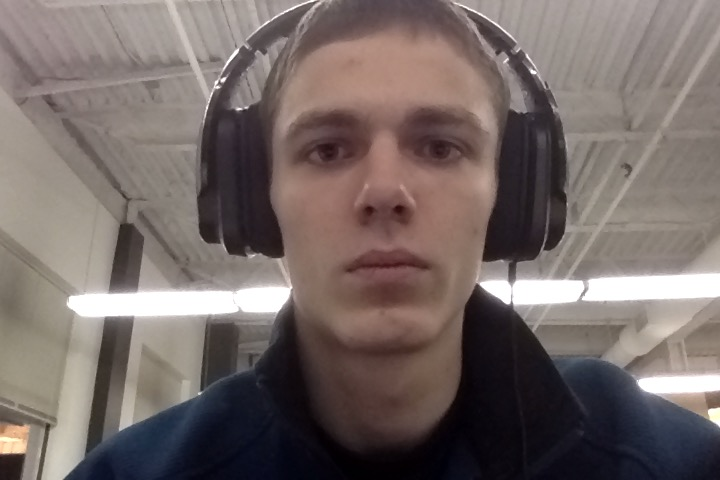
#> input picture BLINK_PICS/open1.jpg, 720 x 480 px, given in place of the camera
$ python nn_stream.py   (Python 2 division)
#> lines starting #> are read from the running program, lines starting #| are printed output that depends on the picture; after the words box and inside, x2 and y2 are one past the last pixel; in counts of white or black regions, pixels touching at a corner belong together
### NN_VISION_CAPTURE_TOOL/image_processing.py
import numpy as np
import cv2
import argparse, sys, os, logging

# Logging stuff
logging.basicConfig(level=logging.DEBUG)#INFO)#DEBUG)
logger = logging.getLogger("face_detector")

class img_processor(object):
    """
    Image processor object
    """
    # [9 lines left out: function __init__, not called in this run]

    def _test_correct_face_classifier(self):
        #TODO build this
        pass

def process_image(img):
    """
    Processes an opencv color image array.
    """
    logger.debug("Processing Image")

    # Convert to grayscale
    gray_img = cv2.cvtColor(img, cv2.COLOR_BGR2GRAY)

    faces = face_detect(gray_img)
    face_message = "Faces: " + str(faces)
    logger.debug(face_message)

    rois = pull_rois(img, faces)

    return img, faces, rois


def face_detect(gray_img):
    """
    Takes in an opencv gray image matrix and returns faces
    """
    # Loads the classifier
    face_cascade = cv2.CascadeClassifier('haarcascade_frontalface_default.xml')
    logger.debug(face_cascade)
    # Uses face_cascade to find the faces
    faces = face_cascade.detectMultiScale(gray_img, 1.3, 5, minSize=((100,100)))

    return faces

def box_faces(img, faces):
    """
    Draws boxes around all of the faces detected in img
    """
    for (x,y,w,h) in faces:
        cv2.rectangle(img,(x,y),(x+w,y+h), (255,0,0),2)
    return img

# [11 lines left out: functions draw_text, draw_label, not called in this run]

def pull_rois(img, faces):
    """
    Cuts out each of the faces from the frame
    """
    rois = []

    for (x,y,w,h) in faces:
        rois.append(img[y:y+h, x:x+w])
    return rois

# [75 lines left out: functions show_image, process_image_file, process_video_file, not called in this run]

### NN_VISION_CAPTURE_TOOL/nn_stream.py
"""
Streams an example of our face detection, recognition, and tracking algorithms
"""

from subprocess import call, Popen, PIPE
import cv2, os, sys, logging
from image_processing import (show_image, process_image, box_faces, draw_text,
draw_label)


logging.basicConfig(level=logging.INFO)
logger = logging.getLogger("MDR")

class nn_capture(object):
    """
    Takes pictures and stores them until there are enough
    """

    def __init__(self, docker_container_name="9155f23a7f10"):
        self.container = docker_container_name

    def _send_to_openface(self, roi_name):
        command = "docker cp " + roi_name + " 82a6cfcf38b5:/root/openface/PIX"
        call(command.split())
        command2 = "docker exec 82a6cfcf38b5  /root/openface/demos/classifier.py infer /classifier.pkl /root/openface/PIX"
        #ans = call(command2.split())
        p = Popen(command2.split(), stdin=PIPE, stdout=PIPE, stderr=PIPE)
        output, err = p.communicate()
        spl = output.split()
        if len(spl) > 5:
            ret = spl[4]
        else:
            ret = "???"
        return ret

    def preview(self, capture_device=cv2.VideoCapture(0), boxes=True):
#> called with boxes = True
        logger.debug("Preview")
        counter = 0
        #for x in range(15):
        while(capture_device.isOpened()):
            ret, frame = capture_device.read()
#> frame is the input picture: shape (480, 720, 3); mean B, G, R 102.4, 105.3, 117.1
            logger.debug(ret)

            if frame is None:
                break

            img, faces, rois = process_image(frame)
#> in process_image, `gray_img = cv2.cvtColor(img, cv2.COLOR_BGR2GRAY)`:
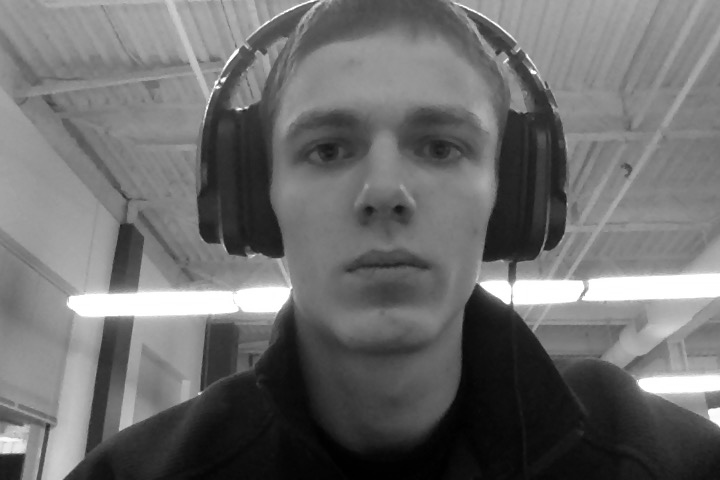
#> gray_img: shape (480, 720); min 0, max 255, mean 108.5
#> in face_detect, `faces = face_cascade.detectMultiScale(gray_img, 1.3, 5, minSize=((100,..`: faces = [[242, 34, 288, 288]]
#> in process_image, `face_message = "Faces: " + str(faces)`: face_message = 'Faces: [[242  34 288 288]]'
#> the loop in pull_rois, `for (x,y,w,h) in faces:` made 1 pass
#> after the loop in pull_rois, `for (x,y,w,h) in faces:`: rois = 1 item
#> faces = [[242, 34, 288, 288]]; rois = 1 item
            if len(rois) == 1:
                counter += 1

            if boxes:
                img = box_faces(img, faces)
#> the loop in box_faces, `for (x,y,w,h) in faces:` made 1 pass
#> after the loop in box_faces, `for (x,y,w,h) in faces:`:
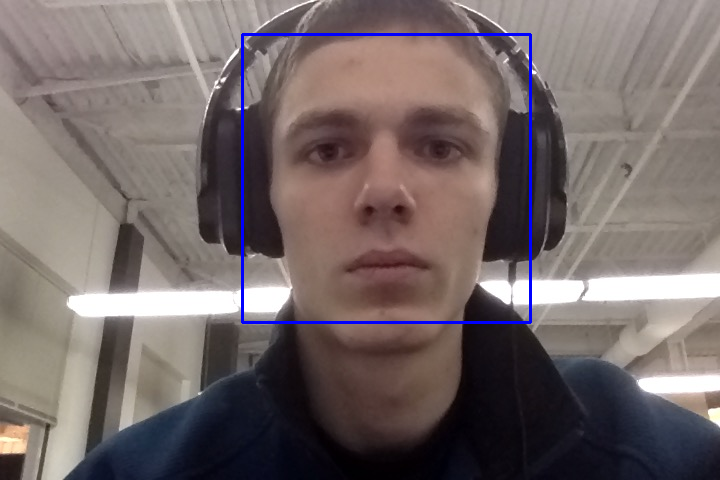
#> img: shape (480, 720, 3); 1% of pixels changed, all inside (x1, y1, x2, y2) = (241, 33, 532, 324)

            roi_num = 0
            labels = []
            for roi in rois:
                roi_name = "roi" + str(roi_num) + ".png"
                cv2.imwrite(roi_name, roi)
                label = self._send_to_openface(roi_name)
                print "LABLE:", label
                labels.append(label)
#> this loop made 1 pass
#> roi_name on pass 1: 'roi0.png'
#> pass 1, in preview, `cv2.imwrite(roi_name, roi)`:
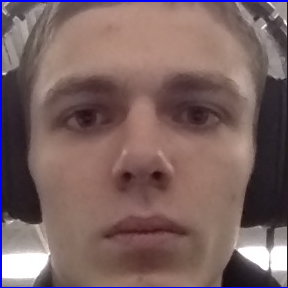
#> saved as roi0.png: shape (288, 288, 3); mean B, G, R 99, 99.1, 123.1
#> after the loop, labels = []

            label_num = 0
            print "LABELS: ", labels
            right = True
            up = True
            print
            for (x,y,w,h) in faces:
                img = draw_label(img, labels[label_num], x, y-10)
                label_num += 1
                #if (x + (w/2))> len(img) / 2:
                horiz = (x+w/2.0) - (len(img) /2.0)
                if horiz > 0:
                    right = False
                if (y+ (h/2)) < len(img[0]) / 2:
                    up = False

            if right:
                text = "TURN RIGHT"
            else:
                text = "TURN LEFT"
            if up:
                text += "|TURN UP"
            else:
                text += "|TURN DOWN"

            #img = draw_text(img, text)


            cv2.imshow("Video Processing Demo", img)


            if cv2.waitKey(1) & 0xFF == ord('q'):
                break


if __name__=='__main__':

    cappy = nn_capture()
    #import profile
    #profile.run("cappy.preview()")
#> (the run stopped early here; a loop or call above may not have finished)

$ run again, on BLINK_PICS/open2.jpg
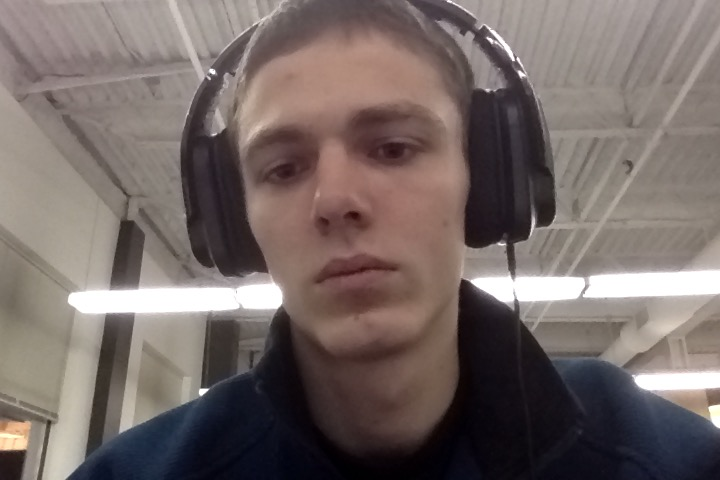
#> input picture BLINK_PICS/open2.jpg, 720 x 480 px, given in place of the camera
#> in preview, frame is the input picture: shape (480, 720, 3); mean B, G, R 102.1, 105.2, 117.2
#> in face_detect, `faces = face_cascade.detectMultiScale(gray_img, 1.3, 5, minSize=((100,..`: faces = [[196, 35, 306, 306]]
#> face_message = 'Faces: [[196  35 306 306]]'
#> the loop in pull_rois, `for (x,y,w,h) in faces:` made 1 pass
#> after the loop in pull_rois, `for (x,y,w,h) in faces:`: rois = 1 item
#> in preview, `img, faces, rois = process_image(frame)`: faces = [[196, 35, 306, 306]]; rois = 1 item
#> the loop in box_faces, `for (x,y,w,h) in faces:` made 1 pass
#> after the loop in box_faces, `for (x,y,w,h) in faces:`:
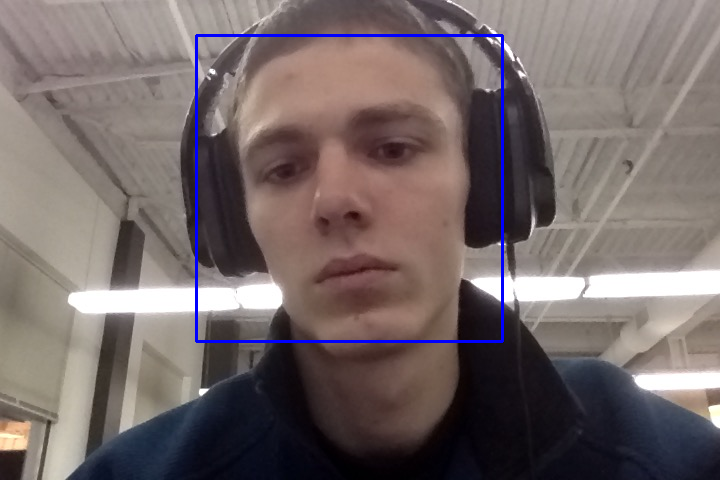
#> img: shape (480, 720, 3); 1.06% of pixels changed, all inside (x1, y1, x2, y2) = (195, 34, 504, 343)
#> the loop in preview, `for roi in rois:` made 1 pass
#> roi_name on pass 1: 'roi0.png'
#> pass 1, in preview, `cv2.imwrite(roi_name, roi)`:
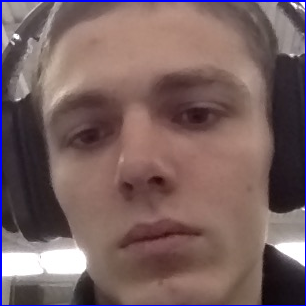
#> saved as roi0.png: shape (306, 306, 3); mean B, G, R 96.8, 96.9, 120.2
#> after the loop in preview, `for roi in rois:`: labels = []

$ run again, on BLINK_PICS/open4.jpg
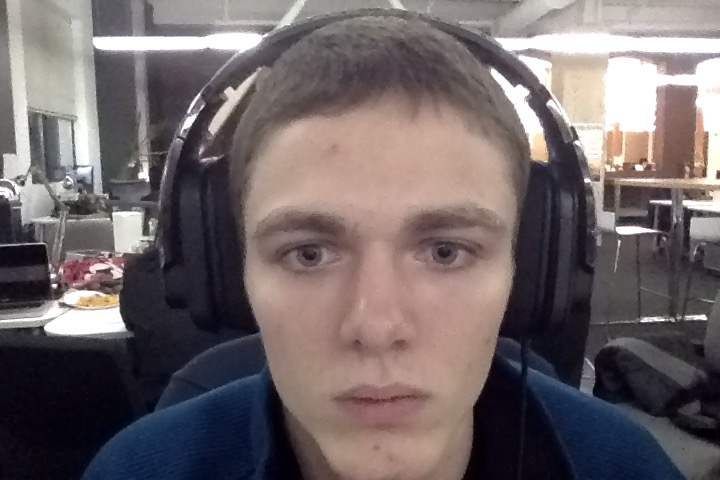
#> input picture BLINK_PICS/open4.jpg, 720 x 480 px, given in place of the camera
#> in preview, frame is the input picture: shape (480, 720, 3); mean B, G, R 104, 102.5, 112.2
#> in face_detect, `faces = face_cascade.detectMultiScale(gray_img, 1.3, 5, minSize=((100,..`: faces = [[214, 125, 323, 323]]
#> face_message = 'Faces: [[214 125 323 323]]'
#> the loop in pull_rois, `for (x,y,w,h) in faces:` made 1 pass
#> after the loop in pull_rois, `for (x,y,w,h) in faces:`: rois = 1 item
#> in preview, `img, faces, rois = process_image(frame)`: faces = [[214, 125, 323, 323]]; rois = 1 item
#> the loop in box_faces, `for (x,y,w,h) in faces:` made 1 pass
#> after the loop in box_faces, `for (x,y,w,h) in faces:`:
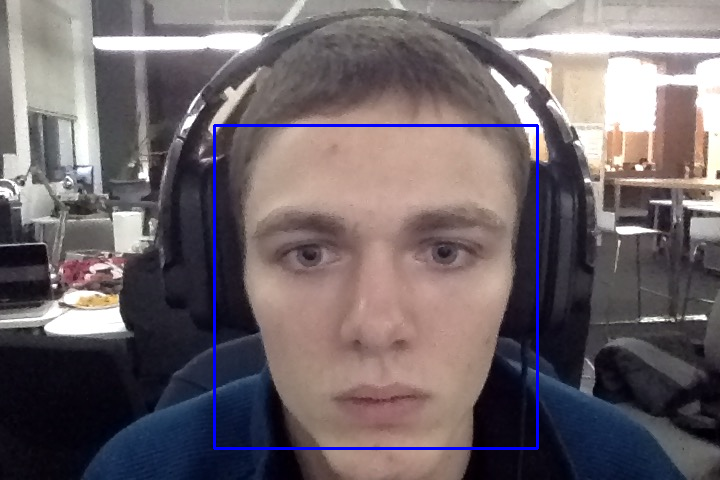
#> img: shape (480, 720, 3); 1.12% of pixels changed, all inside (x1, y1, x2, y2) = (213, 124, 539, 450)
#> the loop in preview, `for roi in rois:` made 1 pass
#> roi_name on pass 1: 'roi0.png'
#> pass 1, in preview, `cv2.imwrite(roi_name, roi)`:
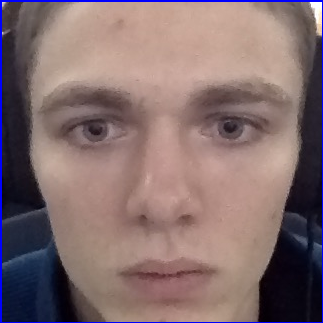
#> saved as roi0.png: shape (323, 323, 3); mean B, G, R 110.1, 109.2, 131.2
#> after the loop in preview, `for roi in rois:`: labels = []
